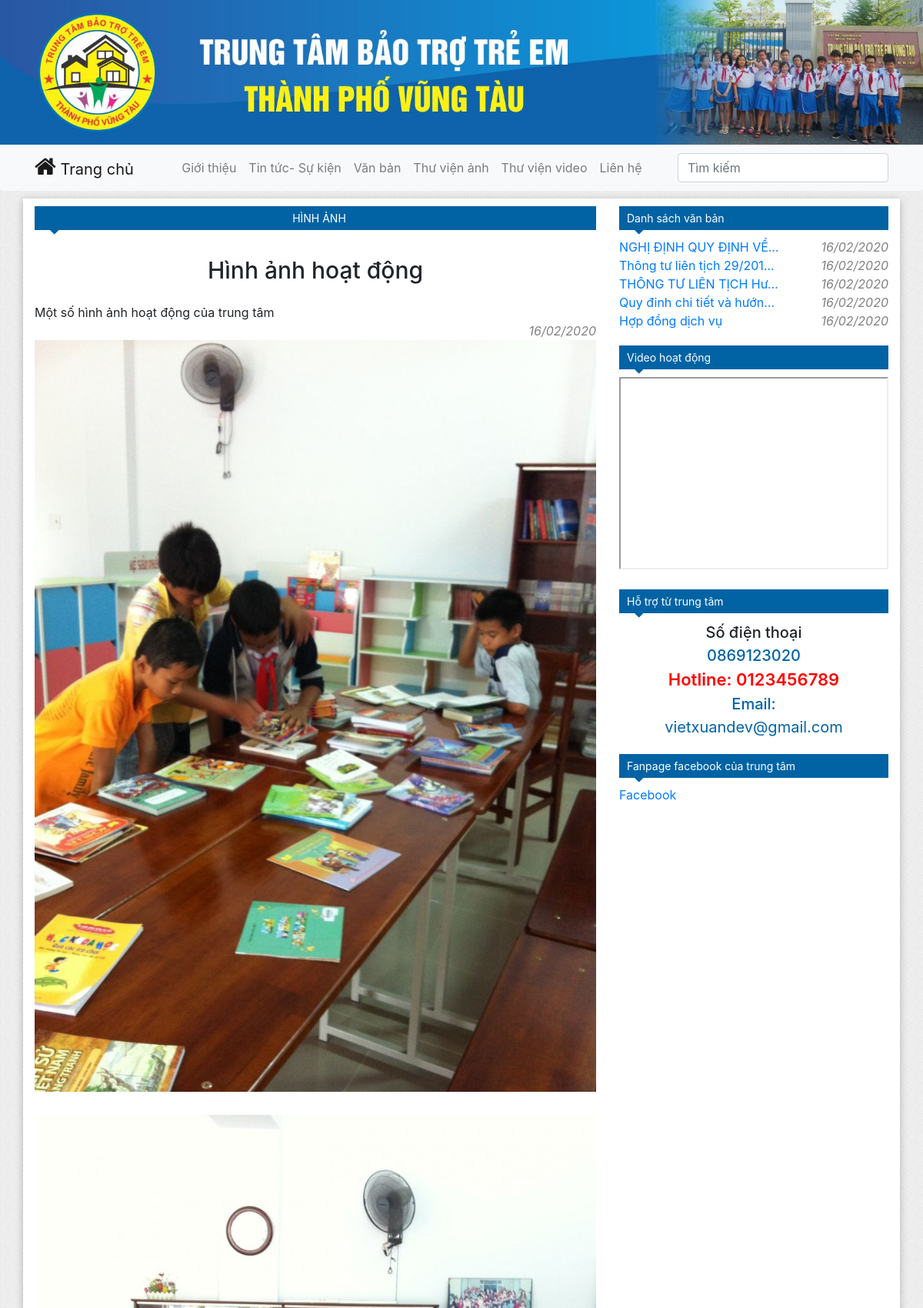
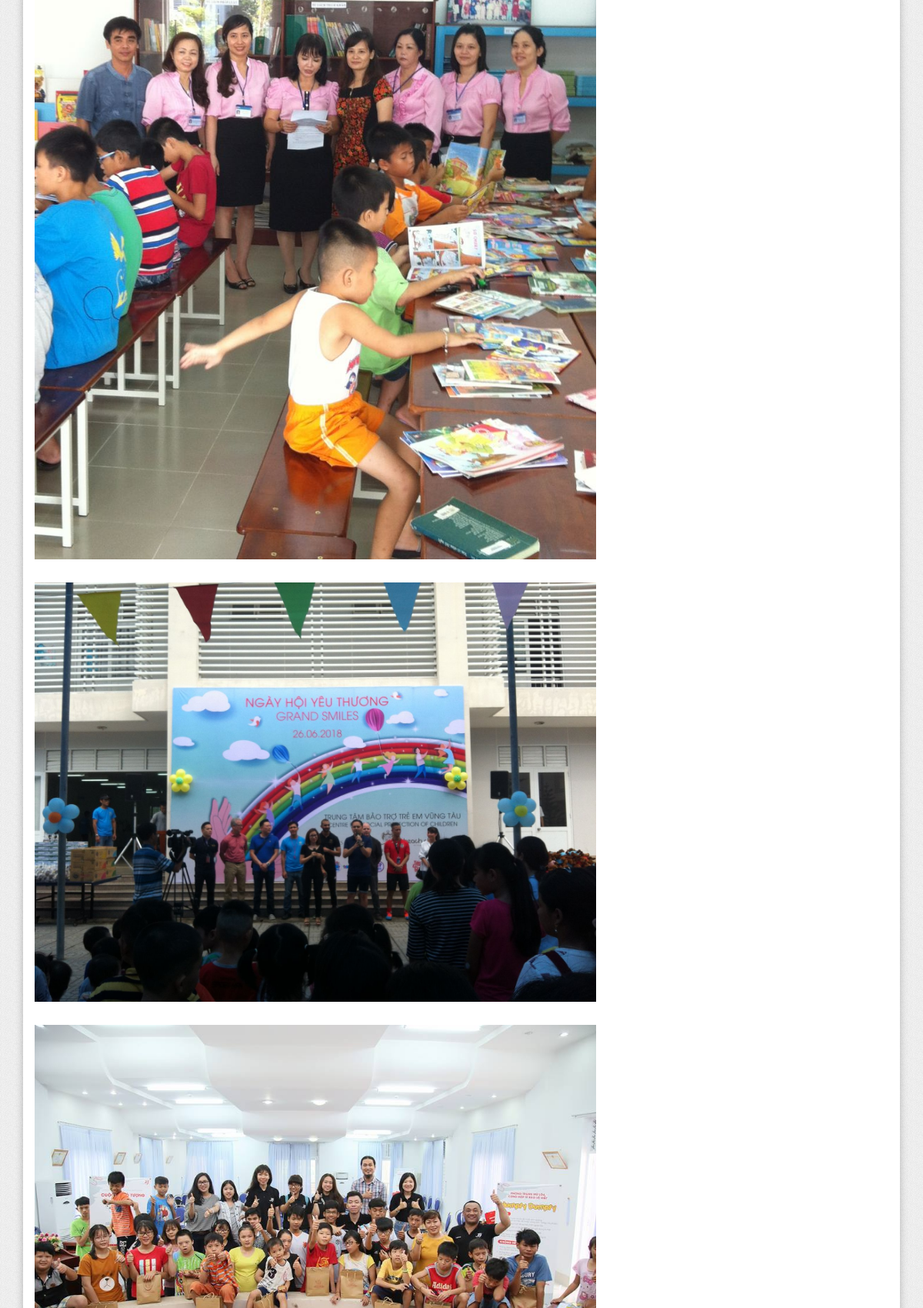
/blog/image-detail/ (upper part), run on the app's committed database (2 pictures, top to bottom).
### blog/models.py (models this page shows, shortened)
class PostImage(models.Model):
    author = models.ForeignKey(get_user_model(), on_delete=models.CASCADE)
    title = models.CharField(max_length=200)
    description = models.CharField(max_length=500, blank=True)
    created_date = models.DateTimeField(default=timezone.now)
    def default_image(self):
        return Image.objects.filter(post_image=self).first()

class Image(models.Model):
    post_image = models.ForeignKey(PostImage, on_delete=models.CASCADE)
    image = models.ImageField()

class PostFile(models.Model):
    author = models.ForeignKey(get_user_model(), on_delete=models.CASCADE)
    number = models.CharField(max_length=200, default='')
    name = models.CharField(max_length=200, default='')
    file = models.FileField()
    created_date = models.DateTimeField(default=timezone.now)

### blog/views.py (the view)
# urls.py: path('image-detail/', views.image_detail, name='image-detail'),
def image_detail(request):
    post_id = request.GET.get('id', 1)
    post = PostImage.objects.get(id=post_id)
    images_detail = Image.objects.filter(post_image_id=post_id)
    files = PostFile.objects.all().order_by('-created_date')[:5]
    images = PostImage.objects.all().order_by('-created_date')[:8]
    return render(request, 'blog/image-detail.html', {'post': post, 'images_detail': images_detail, 'files': files, 'images': images})

### templates/blog/image-detail.html (shortened to what this page needs)
{% extends 'base.html' %}
{% load static %}
{% block name %}Hình ảnh{% endblock %}
{% block base %}
    <div class="post-title">{{ post.title }}</div>
    <div class="description">{{ post.description }}</div>
    <div class="date">{{ post.created_date|date:"d/m/Y" }}</div>
    {% for image_detail in images_detail %}
        <div class="post-image"><img src="{{ image_detail.image.url }}"></div>
    {% endfor %}
{% endblock %}

### templates/base.html (shortened to what this page needs)
<!doctype html>
<html lang="en">
<head>
    {% load static %}
    <link rel="stylesheet" href="https://stackpath.bootstrapcdn.com/bootstrap/4.3.1/css/bootstrap.min.css"
>
    <link rel="stylesheet" href="https://maxcdn.bootstrapcdn.com/font-awesome/4.7.0/css/font-awesome.min.css">
    <link rel="stylesheet" href="{% static 'css/style.css' %}">
</head>
<body>
<div id="header">
    <img class="image-header" src="{% static 'images/header.jpg' %}">
    <nav class="navbar navbar-expand-lg navbar-light bg-light rounded">
        <div class="container"><a class="navbar-brand" href="{% url 'home:index' %}"><i
                class="icon-home fa fa-home"></i> Trang chủ</a>
            <div class="collapse navbar-collapse" id="navbarsExample09">
                <ul class="navbar-nav m-auto">
                    <li class="nav-item">
                        <a class="nav-link" href="{% url 'home:about' %}">Giới thiệu</a>
                    </li>
                    <li class="nav-item">
                        <a class="nav-link" href="#">Tin tức- Sự kiện</a>
                    </li>
                    <li class="nav-item">
                        <a class="nav-link" href="{% url 'blog:file-list' %}">Văn bản</a>
                    </li>
                    <li class="nav-item">
                        <a class="nav-link" href="{% url 'blog:image-list' %}">Thư viện ảnh</a>
                    </li>
                    <li class="nav-item">
                        <a class="nav-link" href="{% url 'blog:video-list' %}">Thư viện video</a>
                    </li>
                    <li class="nav-item">
                        <a href="{% url 'blog:file-list' %}" class="nav-link test">Liên hệ</a>
                    </li>
                </ul>
                <form class="form-inline my-2 my-md-0">
                    <input class="form-control" type="text" placeholder="Tìm kiếm" aria-label="Search">
                </form>
            </div>
        </div>
    </nav>
</div>
<div id="main">
    <div class="container main">
        <div class="row">
            <div class="col-md-8 left">
            <a href="{% block url %} {% endblock %}" class="arrow-title">{% block name %} {% endblock %}</a>
                {% block base %}
                {% endblock %}
            </div>
            <div class="col-md-4 right">
                <div class="item-right">
                    <a href="{% url 'blog:file-list' %}" class="arrow-title">Danh sách văn bản</a>
                    <ul class="files">
                        {% for file in files %}
                            <li class="file-item" style="display: flex">
                                <div style="width: 60%">
                                    <a class="file-title" href="{{ file.file.url }}">{{ file.name }}</a>
                                </div>
                                <div style="width: 40%">
                                    <div class="date">{{ file.created_date|date:"d/m/Y" }}</div>
                                </div>
                            </li>
                        {% endfor %}
                    </ul>
                </div>
                <div class="item-right">
                    <a href="{% url 'blog:video-list' %}" class="arrow-title">Video hoạt động</a>
                    <iframe
                            src="https://www.youtube.com/embed/tgbNymZ7vqY">
                    </iframe>
                </div>
                <div class="item-right">
                    <a href="#" class="arrow-title">Hỗ trợ từ trung tâm</a>
                    <div class="content" style="text-align: center">
                        <div style="font-size: 20px; font-weight: 500">Số điện thoại</div>
                        <div style="font-size: 20px; font-weight: 500; color: rgb(1, 100, 167);">0869123020</div>
                        <div style="font-size: 22px; font-weight: 600; color: red">Hotline: 0123456789</div>
                        <div style="font-size: 20px; font-weight: 500; color: rgb(1, 100, 167)">Email:</div>
                        <div style="font-size: 20px; color: rgb(1, 100, 167)">vietxuandev@gmail.com</div>
                    </div>
                </div>
                <div class="item-right">
                    <a href="https://www.facebook.com/VietXuanDev" class="arrow-title">Fanpage facebook của trung
                        tâm</a>
                    <div class="fb-page" data-href="https://www.facebook.com/facebook" data-tabs="timeline"
                         data-width="500"
                         data-height="300" data-small-header="false" data-adapt-container-width="true"
                         data-hide-cover="false" data-show-facepile="true">
                        <blockquote cite="https://www.facebook.com/facebook" class="fb-xfbml-parse-ignore"><a
                                href="https://www.facebook.com/facebook">Facebook</a></blockquote>
                    </div>
                </div>
            </div>
        </div>
    </div>
</div>
</body>
</html>

### static/css/style.css (style rules this page uses)
body { background-image: url("../images/bg.gif"); }
.main { margin-top: 10px; background-color: white; box-shadow: 0 2px 10px rgba(0, 0, 0, .25); margin-bottom: 10px; }
.image-header { width: 100%; }
.nav-item { position: relative; display: inline-block; }
.icon-home::before { font-size: 30px; color: rgba(0, 0, 0, .9); }
.arrow-title { display: block; position: relative; background-color: #0163a4; padding: 5px 0 5px 10px; width: 100%; color: white; font-size: 14px; margin: 0; cursor: pointer; margin-bottom: 10px; }
.arrow-title::before { color: #0163a4; content: "\f0d7"; font-family: FontAwesome; left: 20px; top: 18px; height: 0; width: 0; position: absolute; font-size: 20px; }
.main .left .arrow-title { text-transform: uppercase; text-align: center; margin-top: 10px; }
a.arrow-title { color: white; }
.item-right { margin-top: 10px; margin-bottom: 20px; }
.item-right iframe { width: 100%; height: 250px; }
.date { font-style: italic; bottom: 15px; text-align: right; color: grey; }
.post-title { text-align: center; font-size: 30px; font-weight: 500; padding: 20px; }
.post-image img { width: 100%; margin-bottom: 30px; }
a { display: block; }
.file-title { width: 100%; overflow: hidden; white-space: nowrap; text-overflow: ellipsis; }
.files { padding-left: 0; }

### data on the page
PostImage: title "Hình ảnh hoạt động", description "Một số hình ảnh hoạt động của trung tâm", created_date "16/02/2020"
Image: image (picture)
Image: image (picture)
Image: image (picture)
Image: image (picture)
PostFile: name "NGHỊ ĐỊNH QUY ĐỊNH VỀ…", created_date "16/02/2020"
PostFile: name "Thông tư liên tịch 29/201…", created_date "16/02/2020"
PostFile: name "THÔNG TƯ LIÊN TỊCH Hư…", created_date "16/02/2020"
PostFile: name "Quy đinh chi tiết và hướn…", created_date "16/02/2020"
PostFile: name "Hợp đồng dịch vụ", created_date "16/02/2020"
